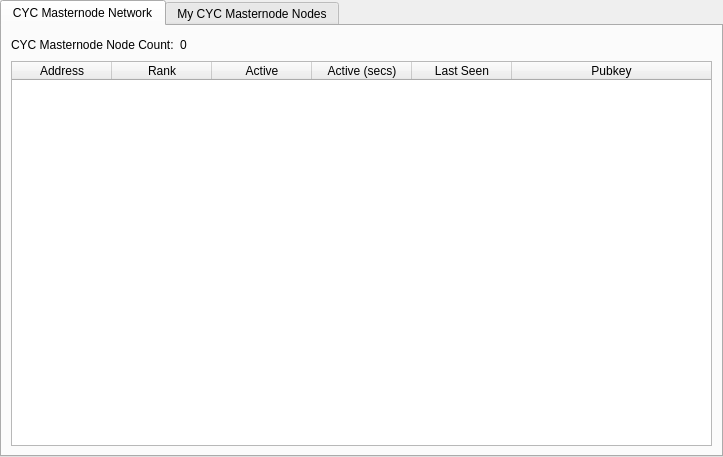
<?xml version="1.0" encoding="UTF-8"?>
<ui version="4.0">
 <class>MasternodeManager</class>
 <widget class="QWidget" name="MasternodeManager">
  <property name="geometry">
   <rect>
    <x>0</x>
    <y>0</y>
    <width>723</width>
    <height>457</height>
   </rect>
  </property>
  <property name="windowTitle">
   <string>Form</string>
  </property>
  <layout class="QVBoxLayout" name="topLayout">
   <property name="leftMargin">
    <number>0</number>
   </property>
   <property name="topMargin">
    <number>0</number>
   </property>
   <property name="rightMargin">
    <number>0</number>
   </property>
   <property name="bottomMargin">
    <number>0</number>
   </property>
   <item>
    <layout class="QVBoxLayout" name="verticalLayout">
     <property name="bottomMargin">
      <number>0</number>
     </property>
     <item>
      <widget class="QTabWidget" name="tabWidget">
       <property name="currentIndex">
        <number>0</number>
       </property>
       <widget class="QWidget" name="tab">
        <attribute name="title">
         <string>CYC Masternode Network</string>
        </attribute>
        <layout class="QGridLayout" name="gridLayout">
         <item row="1" column="0">
          <widget class="QTableWidget" name="tableWidget">
           <property name="editTriggers">
            <set>QAbstractItemView::NoEditTriggers</set>
           </property>
           <property name="alternatingRowColors">
            <bool>true</bool>
           </property>
           <property name="selectionBehavior">
            <enum>QAbstractItemView::SelectRows</enum>
           </property>
           <attribute name="horizontalHeaderStretchLastSection">
            <bool>true</bool>
           </attribute>
           <column>
            <property name="text">
             <string>Address</string>
            </property>
           </column>
           <column>
            <property name="text">
             <string>Rank</string>
            </property>
           </column>
           <column>
            <property name="text">
             <string>Active</string>
            </property>
           </column>
           <column>
            <property name="text">
             <string>Active (secs)</string>
            </property>
           </column>
           <column>
            <property name="text">
             <string>Last Seen</string>
            </property>
           </column>
           <column>
            <property name="text">
             <string>Pubkey</string>
            </property>
           </column>
          </widget>
         </item>
         <item row="0" column="0">
          <layout class="QHBoxLayout" name="horizontalLayout_3">
           <property name="bottomMargin">
            <number>0</number>
           </property>
           <item>
            <widget class="QLabel" name="label_2">
             <property name="text">
              <string>CYC Masternode Node Count:</string>
             </property>
            </widget>
           </item>
           <item>
            <widget class="QLabel" name="countLabel">
             <property name="text">
              <string>0</string>
             </property>
            </widget>
           </item>
           <item>
            <spacer name="horizontalSpacer_3">
             <property name="orientation">
              <enum>Qt::Horizontal</enum>
             </property>
             <property name="sizeHint" stdset="0">
              <size>
               <width>40</width>
               <height>20</height>
              </size>
             </property>
            </spacer>
           </item>
          </layout>
         </item>
        </layout>
       </widget>
       <widget class="QWidget" name="tab_2">
        <attribute name="title">
         <string>My CYC Masternode Nodes</string>
        </attribute>
        <layout class="QGridLayout" name="gridLayout_2">
         <item row="0" column="0">
          <layout class="QVBoxLayout" name="verticalLayout_2">
           <property name="bottomMargin">
            <number>0</number>
           </property>
           <item>
            <layout class="QHBoxLayout" name="horizontalLayout">
             <item>
              <widget class="QPushButton" name="createButton">
               <property name="text">
                <string>&amp;Create...</string>
               </property>
              </widget>
             </item>
             <item>
              <widget class="QPushButton" name="copyAddressButton">
               <property name="text">
                <string>Copy &amp;Address</string>
               </property>
              </widget>
             </item>
             <item>
              <spacer name="horizontalSpacer">
               <property name="orientation">
                <enum>Qt::Horizontal</enum>
               </property>
               <property name="sizeHint" stdset="0">
                <size>
                 <width>40</width>
                 <height>20</height>
                </size>
               </property>
              </spacer>
             </item>
            </layout>
           </item>
           <item>
            <widget class="QTableWidget" name="tableWidget_2">
             <property name="editTriggers">
              <set>QAbstractItemView::NoEditTriggers</set>
             </property>
             <property name="alternatingRowColors">
              <bool>true</bool>
             </property>
             <property name="selectionMode">
              <enum>QAbstractItemView::SingleSelection</enum>
             </property>
             <property name="selectionBehavior">
              <enum>QAbstractItemView::SelectRows</enum>
             </property>
             <attribute name="horizontalHeaderStretchLastSection">
              <bool>true</bool>
             </attribute>
             <column>
              <property name="text">
               <string>Alias</string>
              </property>
             </column>
             <column>
              <property name="text">
               <string>IP/Onion</string>
              </property>
             </column>
             <column>
              <property name="text">
               <string>Status</string>
              </property>
             </column>
             <column>
              <property name="text">
               <string>Collateral Address</string>
              </property>
             </column>
            </widget>
           </item>
           <item>
            <layout class="QHBoxLayout" name="horizontalLayout_2">
             <property name="bottomMargin">
              <number>0</number>
             </property>
             <item>
              <widget class="QPushButton" name="editButton">
               <property name="text">
                <string>&amp;Edit</string>
               </property>
              </widget>
             </item>
             <item>
              <widget class="QPushButton" name="getConfigButton">
               <property name="text">
                <string>&amp;Get Config</string>
               </property>
              </widget>
             </item>
             <item>
              <widget class="QPushButton" name="removeButton">
               <property name="text">
                <string>&amp;Remove</string>
               </property>
              </widget>
             </item>
             <item>
              <spacer name="horizontalSpacer_2">
               <property name="orientation">
                <enum>Qt::Horizontal</enum>
               </property>
               <property name="sizeHint" stdset="0">
                <size>
                 <width>40</width>
                 <height>20</height>
                </size>
               </property>
              </spacer>
             </item>
            </layout>
           </item>
           <item>
            <layout class="QHBoxLayout" name="horizontalLayout_4">
             <property name="bottomMargin">
              <number>0</number>
             </property>
             <item>
              <widget class="QPushButton" name="startButton">
               <property name="text">
                <string>&amp;Start</string>
               </property>
              </widget>
             </item>
             <item>
              <widget class="QPushButton" name="stopButton">
               <property name="text">
                <string>Sto&amp;p</string>
               </property>
              </widget>
             </item>
             <item>
              <spacer name="horizontalSpacer_4">
               <property name="orientation">
                <enum>Qt::Horizontal</enum>
               </property>
               <property name="sizeHint" stdset="0">
                <size>
                 <width>40</width>
                 <height>20</height>
                </size>
               </property>
              </spacer>
             </item>
            </layout>
           </item>
           <item>
            <layout class="QHBoxLayout" name="horizontalLayout_5">
             <property name="bottomMargin">
              <number>0</number>
             </property>
             <item>
              <widget class="QPushButton" name="startAllButton">
               <property name="text">
                <string>S&amp;tart All</string>
               </property>
              </widget>
             </item>
             <item>
              <widget class="QPushButton" name="stopAllButton">
               <property name="text">
                <string>St&amp;op All</string>
               </property>
              </widget>
             </item>
             <item>
              <spacer name="horizontalSpacer_5">
               <property name="orientation">
                <enum>Qt::Horizontal</enum>
               </property>
               <property name="sizeHint" stdset="0">
                <size>
                 <width>40</width>
                 <height>20</height>
                </size>
               </property>
              </spacer>
             </item>
            </layout>
           </item>
          </layout>
         </item>
        </layout>
       </widget>
      </widget>
     </item>
    </layout>
   </item>
  </layout>
 </widget>
 <resources/>
 <connections/>
</ui>
